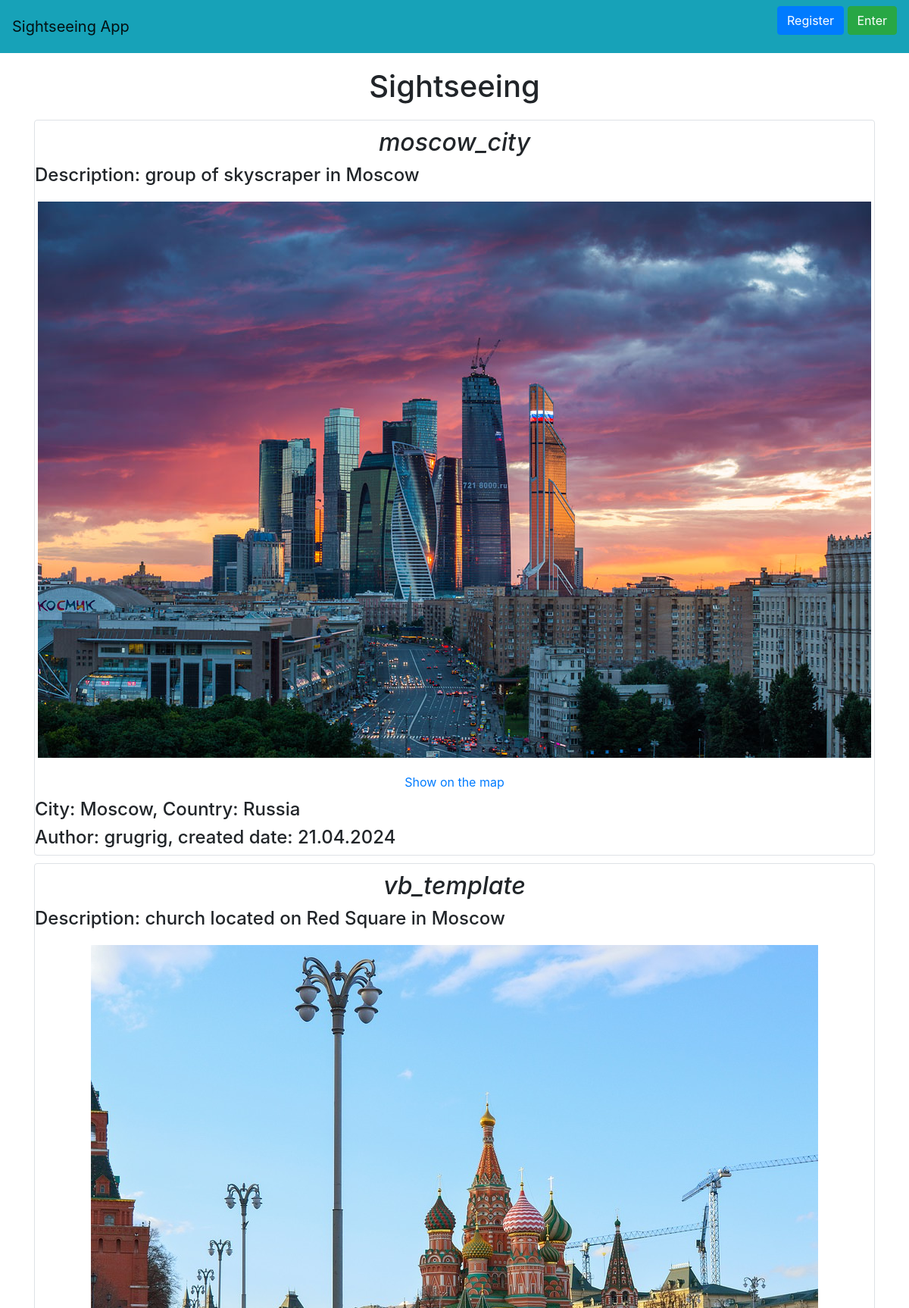
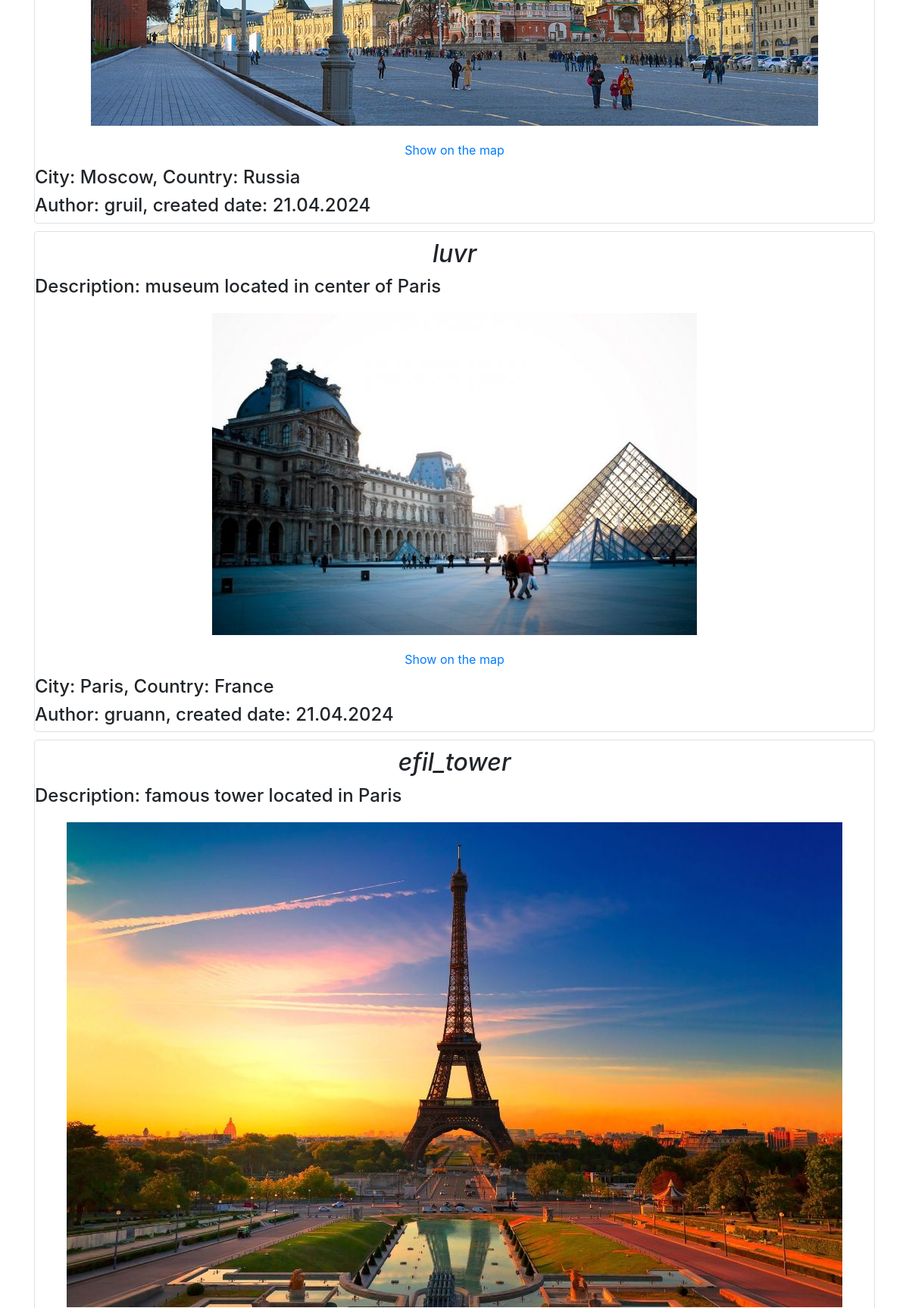
The page / (upper part) on the database its author committed (2 pictures, top to bottom).
### data/attractions.py (models this page shows, shortened)
class Attractions(SqlAlchemyBase, SerializerMixin):
    __tablename__ = 'attractions'
    id = sqlalchemy.Column(sqlalchemy.Integer,
                           primary_key=True, autoincrement=True)
    name = sqlalchemy.Column(sqlalchemy.String, nullable=True)
    description = sqlalchemy.Column(sqlalchemy.String, nullable=True)
    city = sqlalchemy.Column(sqlalchemy.String, nullable=True)
    country = sqlalchemy.Column(sqlalchemy.String, nullable=True)
    map = sqlalchemy.Column(sqlalchemy.String, nullable=True)
    pic = sqlalchemy.Column(sqlalchemy.String, nullable=True)
    created_date = sqlalchemy.Column(sqlalchemy.DateTime,
                                     default=datetime.datetime.now)
    user_id = sqlalchemy.Column(sqlalchemy.Integer,
                                sqlalchemy.ForeignKey("users.id"))
    user = orm.relationship('User')

### data/users.py (models this page shows, shortened)
class User(SqlAlchemyBase, UserMixin, SerializerMixin):
    __tablename__ = 'users'
    id = sqlalchemy.Column(sqlalchemy.Integer,
                           primary_key=True, autoincrement=True)
    name = sqlalchemy.Column(sqlalchemy.String, nullable=True)
    sex = sqlalchemy.Column(sqlalchemy.String, nullable=True)
    age = sqlalchemy.Column(sqlalchemy.Integer, nullable=True)
    about = sqlalchemy.Column(sqlalchemy.String, nullable=True)
    email = sqlalchemy.Column(sqlalchemy.String,
                              index=True, unique=True, nullable=True)
    hashed_password = sqlalchemy.Column(sqlalchemy.String, nullable=True)
    created_date = sqlalchemy.Column(sqlalchemy.DateTime,
                                     default=datetime.datetime.now)
    attractions = orm.relationship("Attractions", back_populates='user')

### main.py (the view)
@app.route('/')
def index():
    db_sess = db_session.create_session()
    attractions = db_sess.query(Attractions).all()
    return render_template('index.html', attractions=attractions)

### data/db_session.py (called while the page is built)
def create_session() -> Session:
    global __factory
    return __factory()

### templates/index.html (shortened to what this page needs)
{% extends "base.html" %}
{% block content %}
<h1>Sightseeing</h1>
{% for item in attractions%}
<div id="item" class="col-md6 border rounded">
    <h2 id="name">{{item.name}}</h2>
    <div id="description">
        <h4>
            Description: {{item.description}}
        </h4>
    </div>
    <div id="picture">
        <img src="{{ item.pic }}" alt="Not found">
    </div>
    <div id="map">
        <a href="{{ item.map }}">Show on the map</a>
    </div>
    <div>
        <h4>
            City: {{ item.city }}, Country: {{ item.country }}
        </h4>
    </div>
    <div>
        <h4>
        Author: {{ item.user.name }}, created date: {{item.created_date.strftime('%d.%m.%Y')}}
    </h4>
    </div>
</div>
{% endfor %}
{% endblock %}

### templates/base.html (shortened to what this page needs)
<!DOCTYPE html>
<html lang="en">
<head>
    <link rel="stylesheet"
          href="https://stackpath.bootstrapcdn.com/bootstrap/4.4.1/css/bootstrap.min.css"
>
    <link rel="stylesheet" type="text/css" href="static/css/style.css">
</head>
<body>
<header>
    <nav class="navbar navbar-light bg-info">
        <a class="navbar-brand" href="/">Sightseeing App</a>
        {% if current_user.is_authenticated %}
            <a class="navbar-brand" href="/logout">{{ current_user.name }}</a>
        {% else %}
            <p>
                <a class="btn btn-primary" href="/register">Register</a>
                <a class="btn btn-success" href="/login">Enter</a>
            </p>
        {% endif %}
    </nav>
</header>
<main role="main" class="container">
    {% block content%}{% endblock %}
</main>
</body>
</html>

### static/css/style.css (style rules this page uses)
h1 { text-align: center; margin-top: 20px; margin-bottom: 20px; }
div#item { margin-bottom: 10px; }
h2#name { font-style: italic; text-align: center; margin-top: 10px; margin-bottom: 10px; }
div#description { margin-bottom: 5px; }
div#picture { display: flex; align-items: center; justify-content: center; margin-top: 20px; margin-bottom: 20px; }
div#map { text-align: center; margin-bottom: 10px; }

### rows shown on the page
Attractions: name "moscow_city", description "group of skyscraper in Moscow", pic (picture), city "Moscow", country "Russia", user.name "grugrig", created_date "21.04.2024"
Attractions: name "vb_template", description "church located on Red Square in Moscow", pic (picture), city "Moscow", country "Russia", user.name "gruil", created_date "21.04.2024"
Attractions: name "luvr", description "museum located in center of Paris", pic (picture), city "Paris", country "France", user.name "gruann", created_date "21.04.2024"
Attractions: name "efil_tower", description "famous tower located in Paris", pic (picture)
